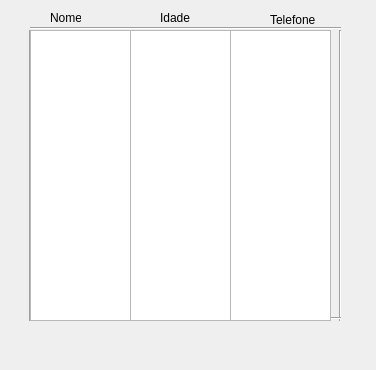
<?xml version="1.0" encoding="UTF-8"?>
<ui version="4.0">
 <class>MainWindow</class>
 <widget class="QMainWindow" name="MainWindow">
  <property name="geometry">
   <rect>
    <x>0</x>
    <y>0</y>
    <width>376</width>
    <height>370</height>
   </rect>
  </property>
  <property name="windowTitle">
   <string>Ver Cadastros</string>
  </property>
  <widget class="QWidget" name="centralwidget">
   <widget class="QLabel" name="label_5">
    <property name="geometry">
     <rect>
      <x>50</x>
      <y>10</y>
      <width>31</width>
      <height>16</height>
     </rect>
    </property>
    <property name="text">
     <string>Nome</string>
    </property>
   </widget>
   <widget class="QLabel" name="label_6">
    <property name="geometry">
     <rect>
      <x>160</x>
      <y>10</y>
      <width>31</width>
      <height>16</height>
     </rect>
    </property>
    <property name="text">
     <string>Idade</string>
    </property>
   </widget>
   <widget class="QLabel" name="label_7">
    <property name="geometry">
     <rect>
      <x>270</x>
      <y>10</y>
      <width>51</width>
      <height>20</height>
     </rect>
    </property>
    <property name="text">
     <string>Telefone</string>
    </property>
   </widget>
   <widget class="Line" name="line">
    <property name="geometry">
     <rect>
      <x>20</x>
      <y>30</y>
      <width>20</width>
      <height>291</height>
     </rect>
    </property>
    <property name="orientation">
     <enum>Qt::Vertical</enum>
    </property>
   </widget>
   <widget class="Line" name="line_2">
    <property name="geometry">
     <rect>
      <x>330</x>
      <y>30</y>
      <width>20</width>
      <height>291</height>
     </rect>
    </property>
    <property name="orientation">
     <enum>Qt::Vertical</enum>
    </property>
   </widget>
   <widget class="Line" name="line_3">
    <property name="geometry">
     <rect>
      <x>120</x>
      <y>30</y>
      <width>20</width>
      <height>291</height>
     </rect>
    </property>
    <property name="orientation">
     <enum>Qt::Vertical</enum>
    </property>
   </widget>
   <widget class="Line" name="line_4">
    <property name="geometry">
     <rect>
      <x>220</x>
      <y>30</y>
      <width>20</width>
      <height>291</height>
     </rect>
    </property>
    <property name="orientation">
     <enum>Qt::Vertical</enum>
    </property>
   </widget>
   <widget class="Line" name="line_5">
    <property name="geometry">
     <rect>
      <x>30</x>
      <y>20</y>
      <width>311</width>
      <height>16</height>
     </rect>
    </property>
    <property name="orientation">
     <enum>Qt::Horizontal</enum>
    </property>
   </widget>
   <widget class="Line" name="line_6">
    <property name="geometry">
     <rect>
      <x>30</x>
      <y>310</y>
      <width>311</width>
      <height>16</height>
     </rect>
    </property>
    <property name="orientation">
     <enum>Qt::Horizontal</enum>
    </property>
   </widget>
   <widget class="QPlainTextEdit" name="pte_nome">
    <property name="geometry">
     <rect>
      <x>30</x>
      <y>30</y>
      <width>101</width>
      <height>291</height>
     </rect>
    </property>
   </widget>
   <widget class="QPlainTextEdit" name="pte_idade">
    <property name="geometry">
     <rect>
      <x>130</x>
      <y>30</y>
      <width>101</width>
      <height>291</height>
     </rect>
    </property>
   </widget>
   <widget class="QPlainTextEdit" name="pte_telefone">
    <property name="geometry">
     <rect>
      <x>230</x>
      <y>30</y>
      <width>101</width>
      <height>291</height>
     </rect>
    </property>
   </widget>
  </widget>
 </widget>
 <resources/>
 <connections/>
</ui>
